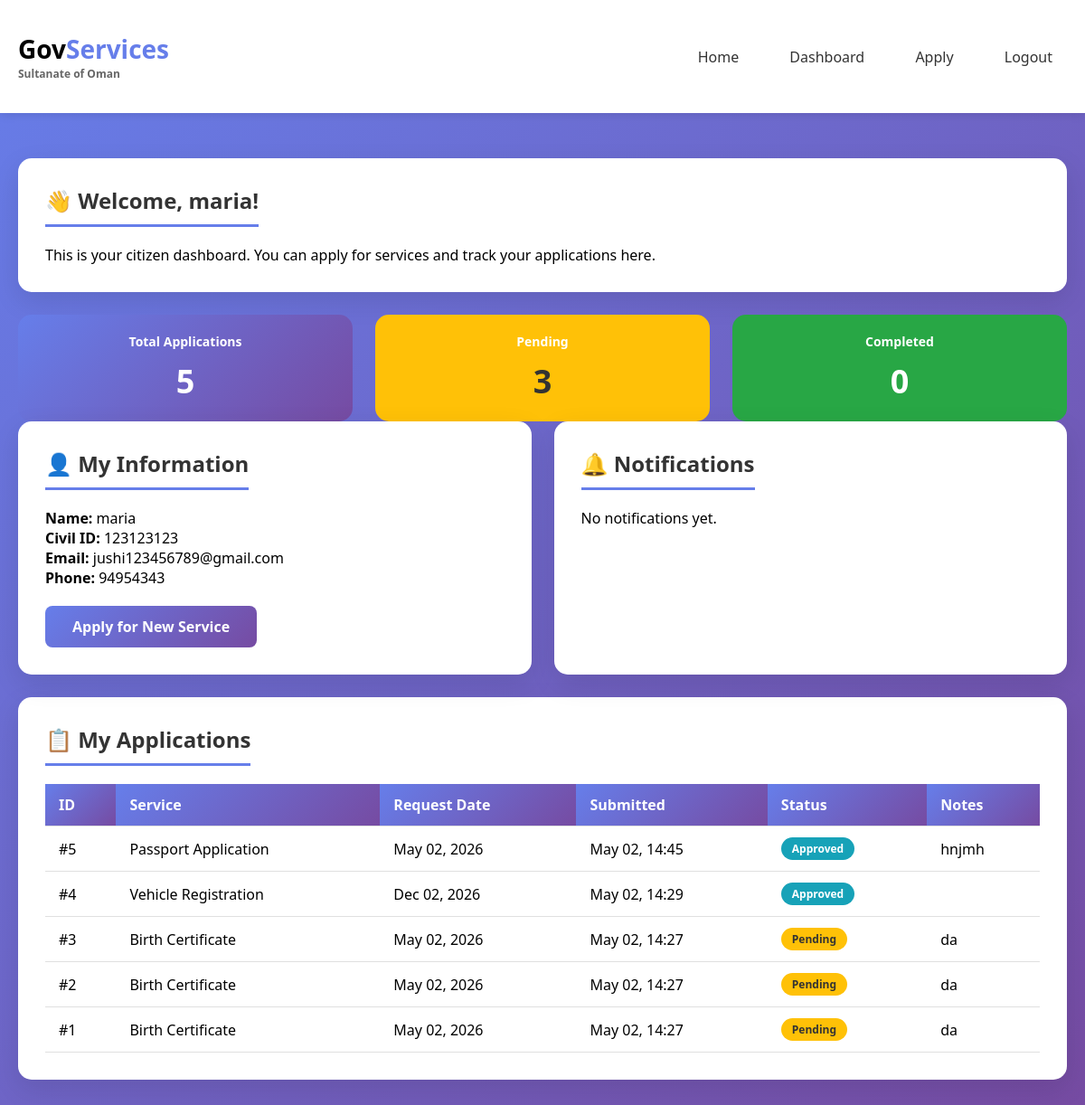
The app's page /dashboard.php (signed in) with its own data.
### tables this page shows
CREATE TABLE users (
                user_id INTEGER PRIMARY KEY AUTOINCREMENT,
                full_name TEXT NOT NULL,
                civil_id TEXT UNIQUE NOT NULL,
                email TEXT UNIQUE NOT NULL,
                phone TEXT NOT NULL,
                password_hash TEXT NOT NULL,
                created_at DATETIME DEFAULT CURRENT_TIMESTAMP
            , is_admin INTEGER DEFAULT 0);

CREATE TABLE transactions (
                transaction_id INTEGER PRIMARY KEY AUTOINCREMENT,
                user_id INTEGER NOT NULL,
                service_type TEXT NOT NULL,
                status TEXT DEFAULT 'pending',
                request_date DATE NOT NULL,
                notes TEXT,
                submitted_at DATETIME DEFAULT CURRENT_TIMESTAMP,
                FOREIGN KEY (user_id) REFERENCES users(user_id) ON DELETE CASCADE
            );

### dashboard.php (the view, shortened to what this page needs)
<?php
require_once 'db.php';
$user_id = $_SESSION['user_id'];
$stmt = $pdo->prepare("SELECT * FROM users WHERE user_id = ?");
$stmt->execute([$user_id]);
$user = $stmt->fetch();
$stmt = $pdo->prepare("SELECT * FROM transactions WHERE user_id = ? ORDER BY submitted_at DESC");
$stmt->execute([$user_id]);
$applications = $stmt->fetchAll();
$stmt = $pdo->prepare("SELECT * FROM notifications WHERE user_id = ? ORDER BY created_at DESC LIMIT 10");
$stmt->execute([$user_id]);
$notifications = $stmt->fetchAll();
$total = count($applications);
$pending = count(array_filter($applications, fn($a) => $a['status'] == 'pending'));
$completed = count(array_filter($applications, fn($a) => $a['status'] == 'completed'));
$unread = count(array_filter($notifications, fn($n) => $n['is_read'] == 0));
?>
<!DOCTYPE html>
<html lang="en">
<head>
    <link rel="stylesheet" href="style.css">
</head>
<body>
    <div class="header">
        <div class="container">
            <div class="logo">Gov<span>Services</span><small>Sultanate of Oman</small></div>
            <div class="nav">
                <a href="index.php">Home</a>
                <a href="dashboard.php">Dashboard</a>
                <a href="apply.php">Apply</a>
                <a href="logout.php">Logout</a>
            </div>
        </div>
    </div>
    <div class="container">
        <div class="card">
            <h2>👋 Welcome, <?php echo htmlspecialchars($_SESSION['user_name']); ?>!</h2>
            <p>This is your citizen dashboard. You can apply for services and track your applications here.</p>
        </div>
        <div class="grid-3">
            <div class="stat-card">
                <h3>Total Applications</h3>
                <div class="number"><?php echo $total; ?></div>
            </div>
            <div class="stat-card" style="background:#ffc107;color:#333;">
                <h3>Pending</h3>
                <div class="number"><?php echo $pending; ?></div>
            </div>
            <div class="stat-card" style="background:#28a745;">
                <h3>Completed</h3>
                <div class="number"><?php echo $completed; ?></div>
            </div>
        </div>
        <div class="grid-2">
            <div class="card">
                <h2>👤 My Information</h2>
                <p><strong>Name:</strong> <?php echo htmlspecialchars($user['full_name']); ?></p>
                <p><strong>Civil ID:</strong> <?php echo htmlspecialchars($user['civil_id']); ?></p>
                <p><strong>Email:</strong> <?php echo htmlspecialchars($user['email']); ?></p>
                <p><strong>Phone:</strong> <?php echo htmlspecialchars($user['phone']); ?></p>
                <a href="apply.php" class="btn mt-20">Apply for New Service</a>
            </div>
            <div class="card">
                <h2>🔔 Notifications <?php if($unread > 0) echo "($unread new)"; ?></h2>
                <?php if(count($notifications) > 0): ?>
                    <?php foreach($notifications as $notif): ?>
                        <div class="alert <?php echo $notif['is_read'] ? 'alert-info' : 'alert-success'; ?>">
                            <?php echo htmlspecialchars($notif['message']); ?><br>
                            <small><?php echo date('M d, Y H:i', strtotime($notif['created_at'])); ?></small>
                            <?php if(!$notif['is_read']): ?>
                                <br><a href="?mark_read=<?php echo $notif['notification_id']; ?>">Mark as read</a>
                            <?php endif; ?>
                        </div>
                    <?php endforeach; ?>
                <?php else: ?>
                    <p>No notifications yet.</p>
                <?php endif; ?>
            </div>
        </div>
        <div class="card">
            <h2>📋 My Applications</h2>
            <?php if(count($applications) > 0): ?>
                <div class="table-responsive">
                    <table>
                        <thead>
                            <tr>
                                <th>ID</th>
                                <th>Service</th>
                                <th>Request Date</th>
                                <th>Submitted</th>
                                <th>Status</th>
                                <th>Notes</th>
                            </tr>
                        </thead>
                        <tbody>
                            <?php foreach($applications as $app): ?>
                                <tr>
                                    <td>#<?php echo $app['transaction_id']; ?></td>
                                    <td><?php echo htmlspecialchars($app['service_type']); ?></td>
                                    <td><?php echo date('M d, Y', strtotime($app['request_date'])); ?></td>
                                    <td><?php echo date('M d, H:i', strtotime($app['submitted_at'])); ?></td>
                                    <td><span class="status-<?php echo htmlspecialchars($app['status']); ?>"><?php echo ucfirst(htmlspecialchars($app['status'])); ?></span></td>
                                    <td><?php echo htmlspecialchars($app['notes'] ?? ''); ?></td>
                                </tr>
                            <?php endforeach; ?>
                        </tbody>
                    </table>
                </div>
            <?php else: ?>
                <p class="text-center">You have not submitted any applications yet.</p>
                <p class="text-center mt-20"><a href="apply.php" class="btn">Submit First Application</a></p>
            <?php endif; ?>
        </div>
    </div>
</body>
</html>

### style.css (style rules this page uses)
* { margin: 0; padding: 0; box-sizing: border-box; }
body { font-family: 'Segoe UI', Tahoma, Geneva, Verdana, sans-serif; background: linear-gradient(135deg, #667eea 0%, #764ba2 100%); min-height: 100vh; }
.container { max-width: 1200px; margin: 0 auto; padding: 20px; }
.header { background: white; box-shadow: 0 2px 10px rgba(0,0,0,0.1); padding: 15px 0; margin-bottom: 30px; position: sticky; top: 0; z-index: 100; }
.header .container { display: flex; justify-content: space-between; align-items: center; }
.logo { font-size: 28px; font-weight: bold; }
.logo span { color: #667eea; }
.logo small { font-size: 12px; color: #666; display: block; }
.nav a { color: #333; text-decoration: none; margin-left: 20px; padding: 8px 16px; border-radius: 5px; transition: all 0.3s ease; }
.card { background: white; border-radius: 15px; box-shadow: 0 10px 30px rgba(0,0,0,0.1); padding: 30px; margin-bottom: 25px; transition: transform 0.3s ease; }
.card h2 { color: #333; margin-bottom: 20px; padding-bottom: 10px; border-bottom: 3px solid #667eea; display: inline-block; }
button, .btn { background: linear-gradient(135deg, #667eea 0%, #764ba2 100%); color: white; padding: 12px 30px; border: none; border-radius: 8px; font-size: 16px; font-weight: 600; cursor: pointer; transition: all 0.3s ease; text-decoration: none; display: inline-block; text-align: center; }
.table-responsive { overflow-x: auto; }
table { width: 100%; border-collapse: collapse; }
th, td { padding: 12px 15px; text-align: left; border-bottom: 1px solid #e0e0e0; }
th { background: linear-gradient(135deg, #667eea 0%, #764ba2 100%); color: white; font-weight: 600; }
.status-pending { background: #ffc107; color: #333; padding: 4px 12px; border-radius: 20px; font-size: 12px; font-weight: 600; display: inline-block; }
.status-approved { background: #17a2b8; color: white; padding: 4px 12px; border-radius: 20px; font-size: 12px; font-weight: 600; display: inline-block; }
.grid-2 { display: grid; grid-template-columns: repeat(2, 1fr); gap: 25px; }
.grid-3 { display: grid; grid-template-columns: repeat(3, 1fr); gap: 25px; }
.stat-card { text-align: center; padding: 20px; background: linear-gradient(135deg, #667eea 0%, #764ba2 100%); color: white; border-radius: 15px; }
.stat-card h3 { color: white; font-size: 14px; margin-bottom: 10px; }
.stat-card .number { font-size: 36px; font-weight: bold; }
.mt-20 { margin-top: 20px; }

### records on screen
users: full_name "maria", civil "123123123", email "jushi123456789@gmail.com", phone "94954343"
transactions: transaction_id "5", service_type "Passport Application", request_date "May 02, 2026", submitted_at "May 02, 14:45", status "Approved", notes "hnjmh"
transactions: transaction_id "4", service_type "Vehicle Registration", request_date "Dec 02, 2026", submitted_at "May 02, 14:29", status "Approved"
transactions: transaction_id "3", service_type "Birth Certificate", request_date "May 02, 2026", submitted_at "May 02, 14:27", status "Pending", notes "da"
transactions: transaction_id "2", service_type "Birth Certificate", request_date "May 02, 2026", submitted_at "May 02, 14:27", status "Pending", notes "da"
transactions: transaction_id "1", service_type "Birth Certificate", request_date "May 02, 2026", submitted_at "May 02, 14:27", status "Pending", notes "da"

### other values on screen
$_SESSION['user_name'] "maria"
$total "5"
$pending "3"
$completed "0"
